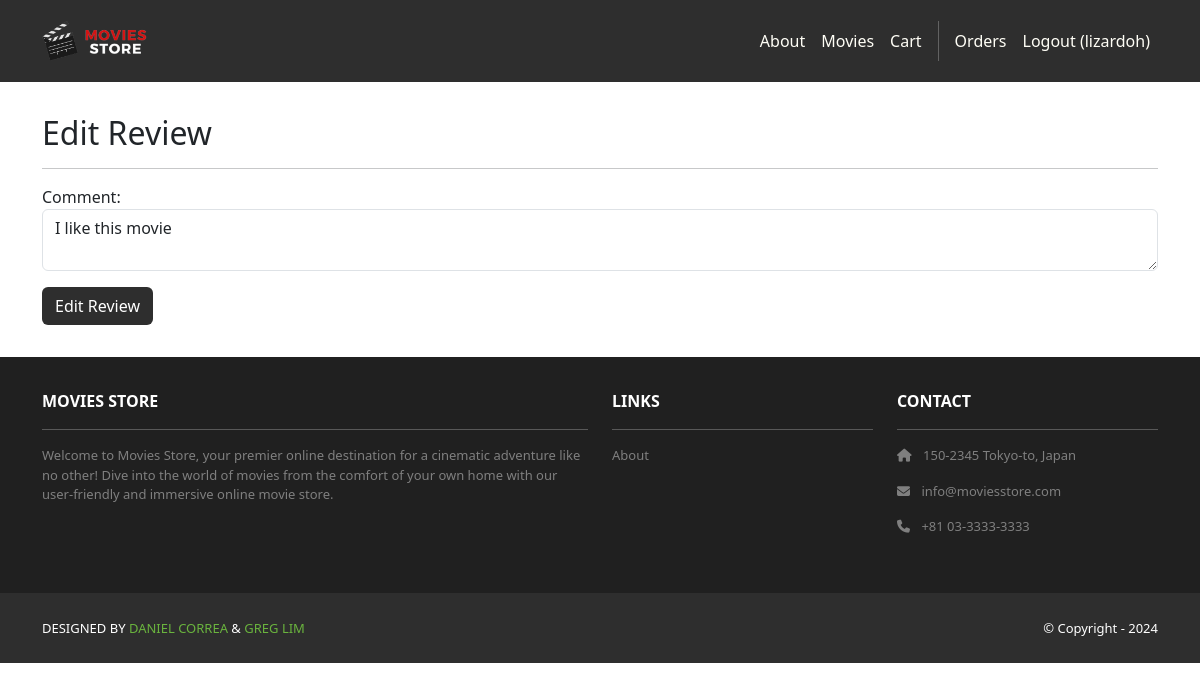
Before: /movies/2/review/4/edit/ (signed in) with the older database file.
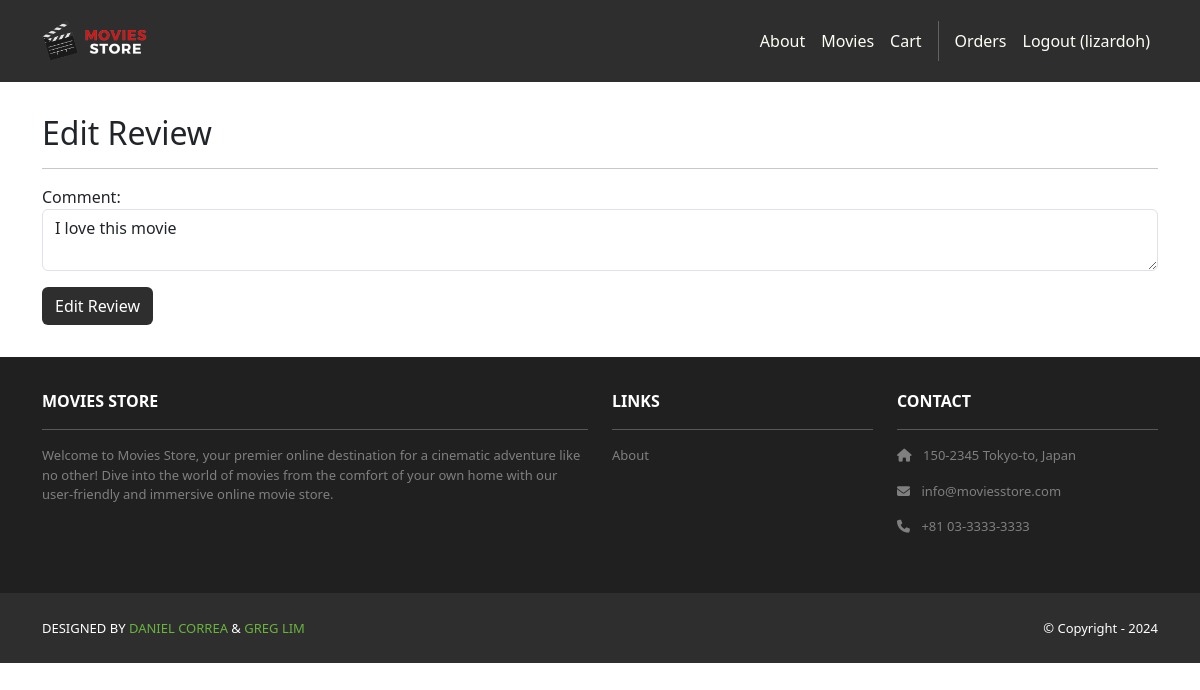
After: the same page with the newer database file.
### movies/models.py (models this page shows, shortened)
class Review(models.Model):
    id = models.AutoField(primary_key=True)
    comment = models.CharField(max_length=255)
    date = models.DateTimeField(auto_now_add=True)
    movie = models.ForeignKey(Movie, on_delete=models.CASCADE)
    user = models.ForeignKey(User, on_delete=models.CASCADE)

### movies/views.py (the view)
# urls.py: path('<int:id>/review/<int:review_id>/edit/', views.edit_review, name='movies.edit_review'),
@login_required
def edit_review(request, id, review_id):
    review = get_object_or_404(Review, id=review_id)
    if request.user != review.user:
        return redirect('movies.show', id=id)
    if request.method == 'GET':
        template_data = {
            'title': 'Edit Review',
            'review': review,
        }
        return render(request, 'movies/edit_review.html', {
            'template_data': template_data
        })
    elif request.method == 'POST' and request.POST['comment'] != '':
        review.comment = request.POST['comment']
        review.save()
        return redirect('movies.show', id=id)
    else:
        return redirect('movies.show', id=id)

### movies/templates/movies/edit_review.html (shortened to what this page needs)
{% extends 'base.html' %}
{% block content %}
<div class="p-3">
    <div class="container">
        <div class="row mt-3">
            <div class="col mx-auto mb-3">
                <h2>Edit Review</h2>
                <hr />
                <form method="POST">
                    <p>
                        <label for="comment">Comment:</label>
                        <textarea name="comment" required class="form-control" id="comment">{{ template_data.review.comment }}</textarea>
                    </p>
                    <div class="text-start">
                        <button type="submit" class="btn bg-dark text-white">Edit Review</button>
                    </div>
                </form>
            </div>
        </div>
    </div>
</div>
{% endblock content %}

Changed rows visible on the page:
changed Review: comment "I like this movie" → "I love this movie"
